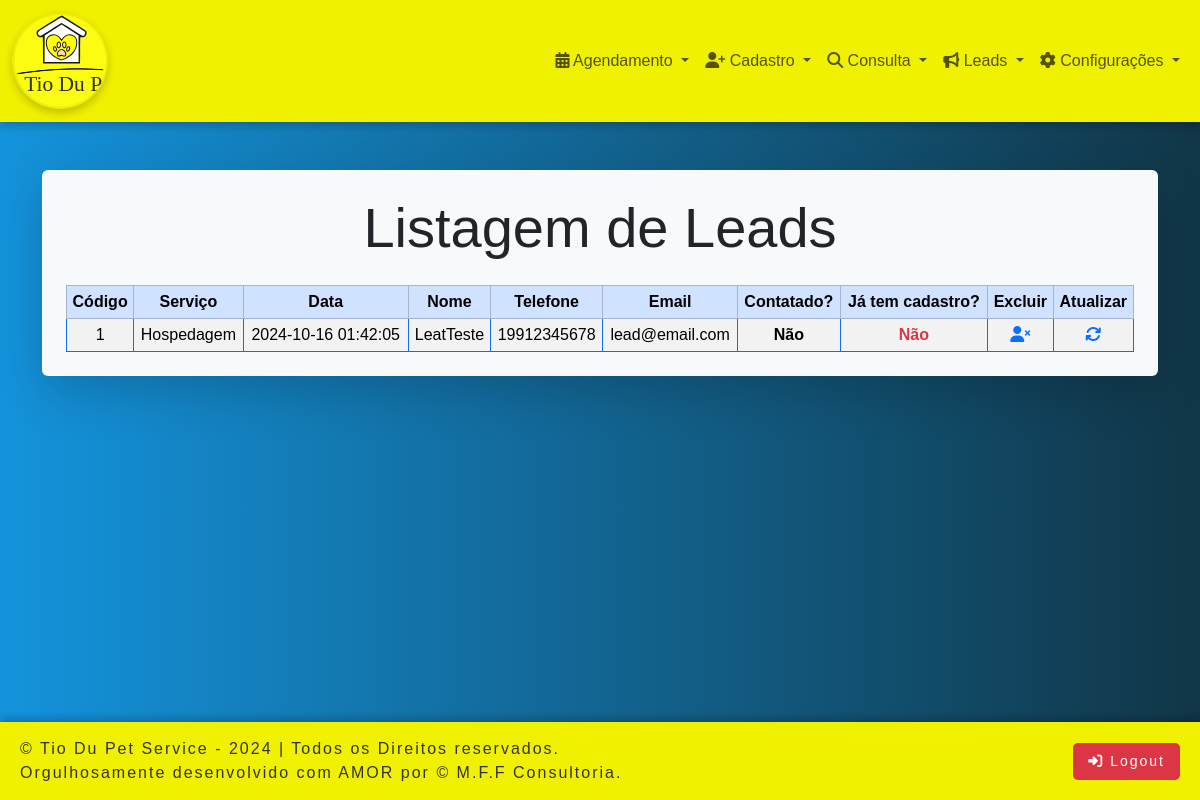
Page /office/lead_listar.php (signed in) on the committed database.
### tables this page shows
CREATE TABLE `lead` (
  `id` int(11) NOT NULL,
  `servico` varchar(255) NOT NULL,
  `data_lead` datetime DEFAULT current_timestamp(),
  `nome` varchar(255) NOT NULL,
  `telefone` varchar(15) NOT NULL,
  `email` varchar(255) NOT NULL,
  `contato_prefere` enum('email','telefone','whatsapp') NOT NULL,
  `horario_prefere` enum('manha','tarde') NOT NULL,
  `receber_novidades` tinyint(1) DEFAULT 0,
  `consentimento_dados` tinyint(1) DEFAULT 0,
  `data_consentimento` datetime NOT NULL,
  `politica_privacidade` varchar(255) NOT NULL,
  `lead_contatado` enum('Sim','Não') DEFAULT 'Não'
);

### office/lead_listar.php (the view, shortened to what this page needs)
<?php
include 'office_header.php';
?>
<head>
</head>
<body>
<?php
require_once("conexaoAction.php");
echo '
<section>
    <div class="container mt-5">
        <div class="form-container shadow-lg p-4 rounded">
            <h1 class="text-center mb-4 display-4">Listagem de Leads</h1>
            <table class="table table-sm table-striped table-hover table-bordered border-primary rounded">
                <thead class="table-primary text-center">
                    <tr>
                        <th>Código</th>
                        <th>Serviço</th>
                        <th>Data</th>
                        <th>Nome</th>
                        <th>Telefone</th>
                        <th>Email</th>
                        <th>Contatado?</th>
                        <th>Já tem cadastro?</th>
                        <th>Excluir</th>
                        <th>Atualizar</th>
                    </tr>
                </thead>
                <tbody class="text-center">';
$sql = "SELECT * FROM lead";
$resultado = $conexao->query($sql);
if ($resultado != null) {
    foreach ($resultado as $linha) {
        $emailLead = $linha['email'];
        $sqlCliente = "SELECT * FROM cliente WHERE email = '$emailLead'";
        $resultadoCliente = $conexao->query($sqlCliente);
        $temCadastro = $resultadoCliente->num_rows > 0 ? 'Sim' : '<a href="cliente_cadastro.php?email=' . $emailLead . '" class="no-cadastro">Não</a>';
        echo '<tr>';
        echo '<td>' . $linha['id'] . '</td>';
        echo '<td>' . $linha['servico'] . '</td>';
        echo '<td>' . $linha['data_lead'] . '</td>';
        echo '<td>' . $linha['nome'] . '</td>';
        echo '<td>' . $linha['telefone'] . '</td>';
        echo '<td>' . $linha['email'] . '</td>';
        echo '<td><strong>' . $linha['lead_contatado'] . '<strong></td>';
        echo '<td>' . $temCadastro . '</td>';
        echo '<td>
                <a href="lead_excluir.php?id=' . $linha['id'] . '">
                    <i class="fa fa-user-times"></i>
                </a>
              </td>';
        echo '<td>
                <a href="lead_atualizar.php?id=' . $linha['id'] . '">
                    <i class="fa fa-refresh"></i>
                </a>
              </td>';
        echo '</tr>';
    }
}
echo '          </tbody>
            </table>
        </div>
    </div>
</section>';
?>
            <div style="height: 6vh;"></div>
</body>
<?php
include 'footer.php';
?>
</html>

### office/office_style.css (style rules this page uses)
.form-container { width: 100%; background-color: #f8f9fa; padding: 30px; border-radius: 10px; box-shadow: 0px 4px 12px rgba(0, 0, 0, 0.1); }

### office/office_header.php (style rules this page uses)
body { background: linear-gradient(to right, rgb(20, 147, 220), rgb(17, 54, 71)); margin: 0; font-family: sans-serif; font-size: 1rem; }

### office/lead_listar.php (style rules this page uses)
.table td, .table th { text-align: center; vertical-align: middle; justify-content: center; }
.table a { text-decoration: none; }
.no-cadastro { color: #dc3545; font-weight: bold; }
.form-container { width: 100%; background-color: #f8f9fa; padding: 20px; border-radius: 8px; box-shadow: 0 0 10px rgba(0, 0, 0, 0.1); }
.table { margin-bottom: 0; }

### office/footer.php (style rules this page uses)
body, html { height: 100%; display: flex; flex-direction: column; margin: 0; }

### rows in the picture
lead: id "1", servico "Hospedagem", data_lead "2024-10-16 01:42:05", nome "LeatTeste", telefone "19912345678", email "lead@email.com", lead_contatado "Não"
